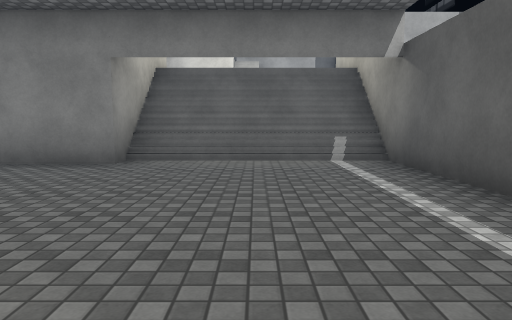
[1] (above)

12 first-person views from a walk through a 3-D level made in the Unity game engine. The camera is 1.3 m above the floor, tilts 6° down and sees 70° across. The floor is counted in squares, 2 m on a side. Each view is taken from the middle of a square. On the plan, view 1 faces up. The plan holds only what a view shows up to about 11 squares ahead; the rest is blank. The place goes on beyond the plan. The player is left out. Some surface patterns are stand-ins.

[2]
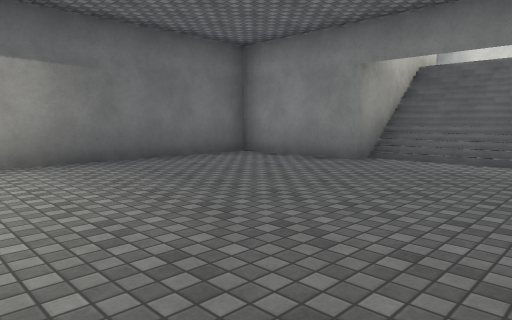

[3]
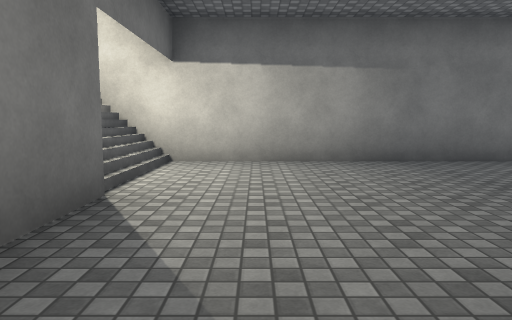

[4]
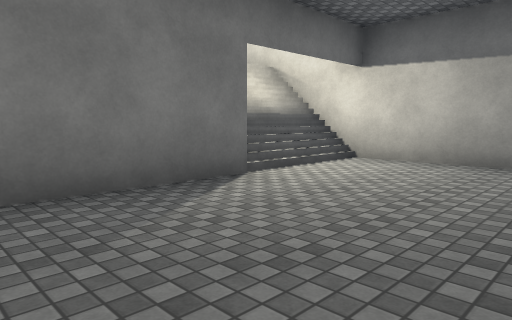

[5]
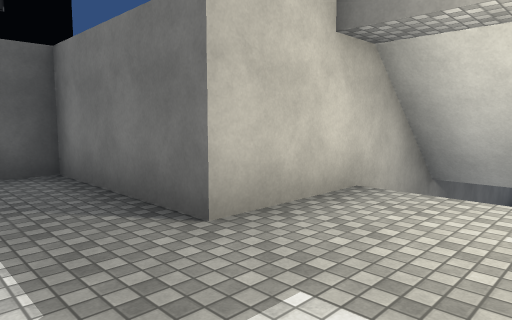

[6]
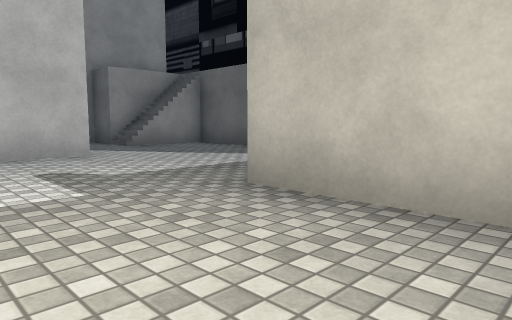

[7]
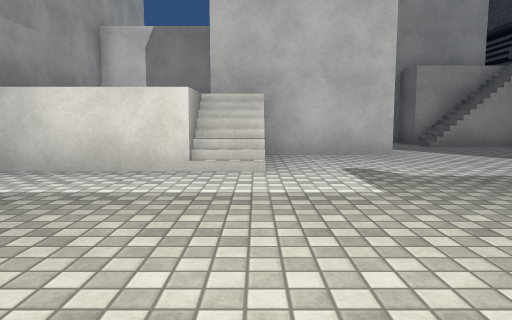

[8]
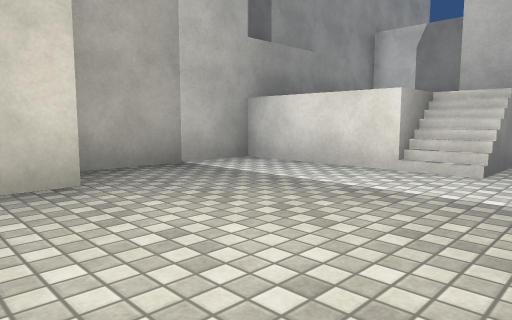

[9]
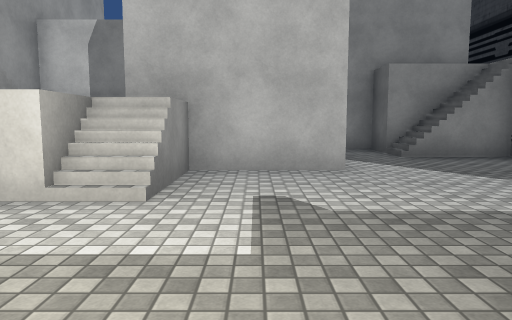

[10]
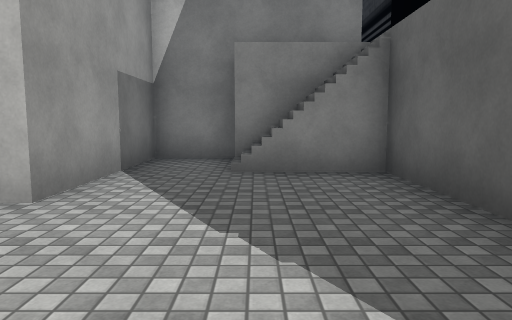

[11]
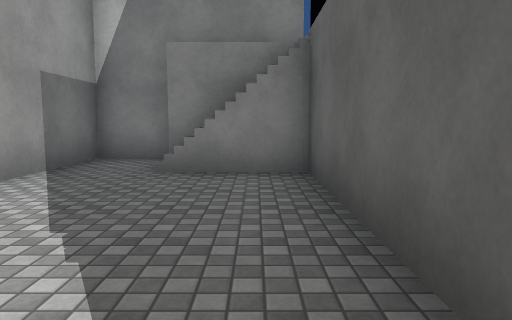

[12]
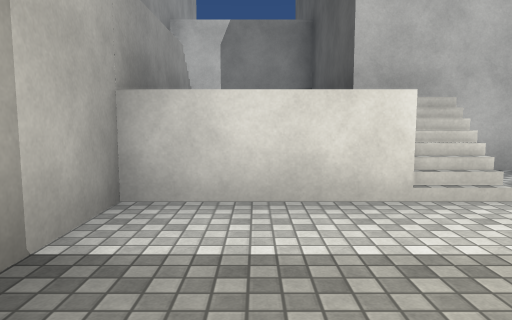

### Floor plan
Key: @ floor where view 1 was taken; # wall or solid block; . main floor; : floor 3.5 m higher than the main floor; + floor 5.5 m higher than the main floor; * floor 7.25 m higher than the main floor; / step, stairs or slope; v drop or lower ground; B building.
Columns run from 5 left of view 1 to 7 right of it. Each row starts with its distance up from view 1.
 20             B
 19             B
 18  ####  #### B
 17  #   # #:*  B
 16  #   # #://*
 15  #   ###:::#
 14  #   ###:::#
 13  #  +/:::::#
 12   #v#/:::::#
 11   #::::::::#
 10   #::::####B
  9   #::::#
  8   #////#
  7   #////#
  6 ###////#
  5 #......#
  4 #......#
  3 #......#
  2 #......#
  1 #......#
  0 #....@.#
 -1 #......#
 -2 #//###
 -3 #//
 -4 #

Positions as (right, up) in squares from view 1, and headings:
1: (0, 0), facing up
2: (1, 0), facing up-left
3: (1, 0), facing left
4: (1, 2), facing down-left
5: (0, 12), facing down-right
6: (0, 8), facing up-right
7: (0, 8), facing up
8: (1, 8), facing up-left
9: (1, 9), facing up
10: (4, 11), facing up
11: (5, 11), facing up
12: (-2, 9), facing up
